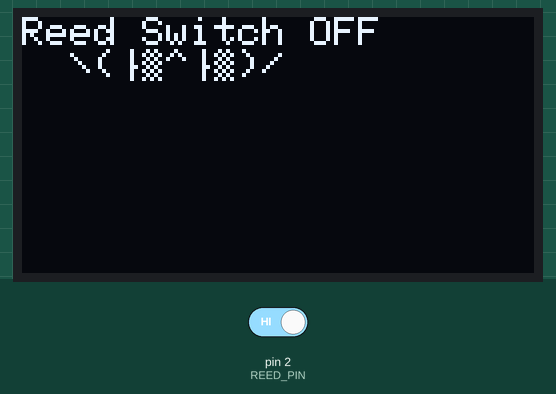
The sketch below on a simulated Arduino Uno, built with avr-gcc and run on an emulated ATmega328P. Shown: 128×64 one-colour display. Inputs (shaded band) come from the test bench; at power-on: pin 2 (REED_PIN) HIGH.

Above: at 1.2 s.
1.3 s: pin 2 (REED_PIN) driven LOW
At 3.3 s:
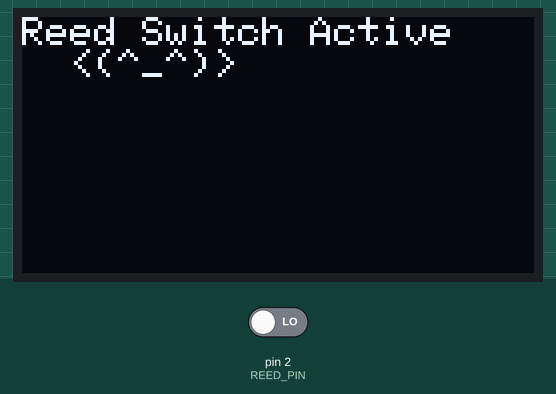
3.6 s: pin 2 (REED_PIN) driven HIGH
At 4.8 s:
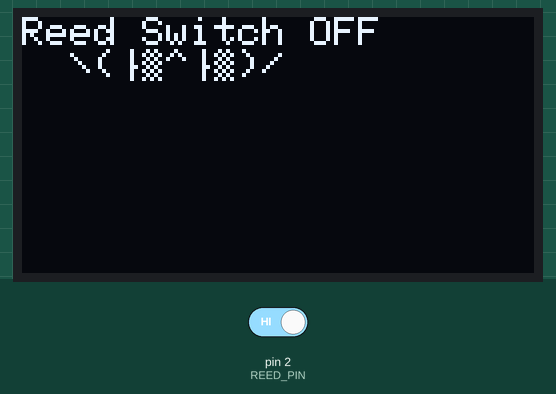
Timing chart, 0 to 6.6 s (numbered marks = the images above; inputs shaded):
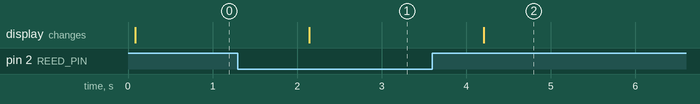

Measured:
- after the input at 1.3 s, the display: changes after 0.85 s (image 1)
- after the input at 3.6 s, the display: changes after 0.61 s (image 2)

The sketch:

OLED_display.ino
```cpp
#include <Wire.h>
#include <Adafruit_SSD1306.h>
#include <Adafruit_GFX.h>

// -- Setup Display --
// OLED display TWI address
#define OLED_ADDR   0x3C
Adafruit_SSD1306 display(-1);
#if (SSD1306_LCDHEIGHT != 64 || SSD1306_LCDWIDTH != 128)
#error("Please redifine dimensions to work with your LCD screen")
#endif

// Define Digital Pins
const int REED_PIN = 2;


void setup() {
  // set up Serial Debugging
  Serial.begin(9600);
  // initialize and clear display
  display.begin(SSD1306_SWITCHCAPVCC, OLED_ADDR);
  display.clearDisplay();
  display.display();

  // Set up PINs
  // PULLUP -> 'HIGH' = OFF, 'LOW' = ON
  pinMode(REED_PIN, INPUT_PULLUP);
}

void displayText(String text) {
  display.clearDisplay();
  display.setTextSize(1);
  display.setTextColor(WHITE);
  display.setCursor(0,0);
  int cursorHeight = 0;

  for (int i=0; i < text.length(); i++) {
    if (i >= 160) break;
    if (i!=0 & i%20 == 0) {
      cursorHeight += 8;
      display.setCursor(0, cursorHeight);
    }
    display.print(text[i]);
  } // Now update the display
  display.display();
}

void loop() {
  int proximity = digitalRead(REED_PIN);
  if (proximity == LOW) {
    displayText("Reed Switch Active    <(^_^)>");
  } else {
    displayText("Reed Switch OFF       \\(°^°)/");
  }

  delay(1000);


//  String Socrates = "The unexamined life is not worth living.";
//  displayText(Socrates);
//  delay(5000);
//
//  String words = "To be or not to be, that is the question";
//  displayText(words);
//  delay(5000);

}
```
